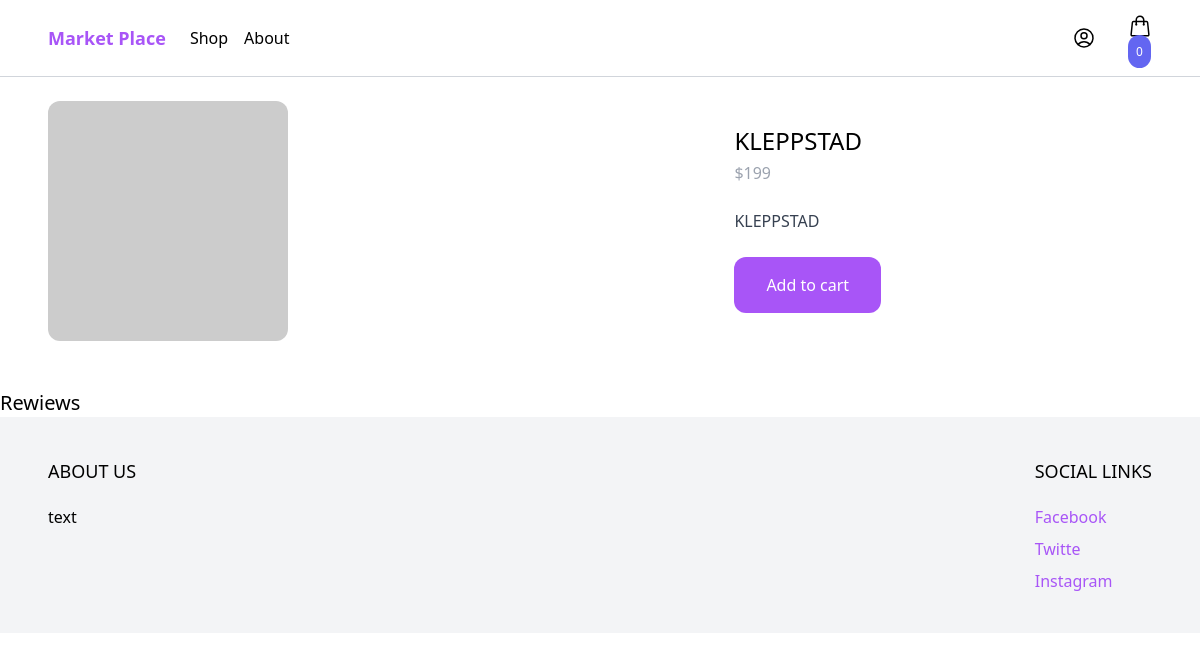
The page /shop/bed-KLEPPSTAD/ on the database its author committed.
### product/models.py (models this page shows, shortened)
class Product(models.Model):
    class Meta:
        ordering = ('-created_at', )
    category = models.ForeignKey(
        Category, related_name='products', on_delete=models.CASCADE)
    name = models.CharField(max_length=255)
    slug = models.SlugField()
    description = models.TextField(blank=True, null=True)
    price = models.IntegerField()
    created_at = models.DateTimeField(auto_now_add=True)
    image = models.ImageField(upload_to='uploads/', blank=True, null=True)
    thumbnail = models.ImageField(upload_to='uploads/', blank=True, null=True)
    def get_display_price(self):
        return self.price

### product/views.py (the view, shortened to what this page needs)
# urls.py: path('shop/<slug:slug>/', product, name='product'),
def product(request, slug):
    product = get_object_or_404(Product, slug=slug)
    return render(request, 'product/product.html', {'product': product})

### cart/cart.py (called while the page is built)
    def __len__(self):
        return sum(item['quantity'] for item in self.cart.values())

### cart/context_processors.py (called while the page is built)
def cart(request):
    return {'cart': Cart(request)}

### product/templates/product/product.html (shortened to what this page needs)
{% extends 'core/base.html' %} {% block content %}
<div class="max-w-6xl mx-auto flex flex-wrap py-6 px-6 xl:px-0">
  <div class="images w-full mb-6 lg:mb-0 lg:w-3/5">
    <img
      class="rounded-xl"
      src="{% if product.image %}{{ product.image.url}} {% else %}https://via.placeholder.com/240x240.jpg{% endif %}"
    />
  </div>
  <div class="information w-full lg:w-2/5 lg:p-6">
    <h1 class="text-2xl">{{ product.name }}</h1>
    <p class="mt-1 text-gray-400">${{ product.get_display_price }}</p>
    {% if product.description %}
    <p class="mt-6 text-gray-700">{{ product.description }}</p>
    {% endif %}
    <a
      href=""
      class="mt-6 inline-block px-8 py-4 rounded-xl bg-purple-500 text-white hover:bg-purple-700"
      hx-get="{% url 'add_to_cart' product.id %}"
      hx-target="#menu-cart-button"
      hx-swap="outerHTML"
    >
      Add to cart
    </a>
  </div>
  </div>
  <div class="w-full mt-6">
    <h2 class="text-xl">Rewiews</h2>
  </div>
{% endblock %}

### rows shown on the page
Product: name "KLEPPSTAD", get_display_price "199", description "KLEPPSTAD"

### other values the page prints
{{ cart|length }} "0"
